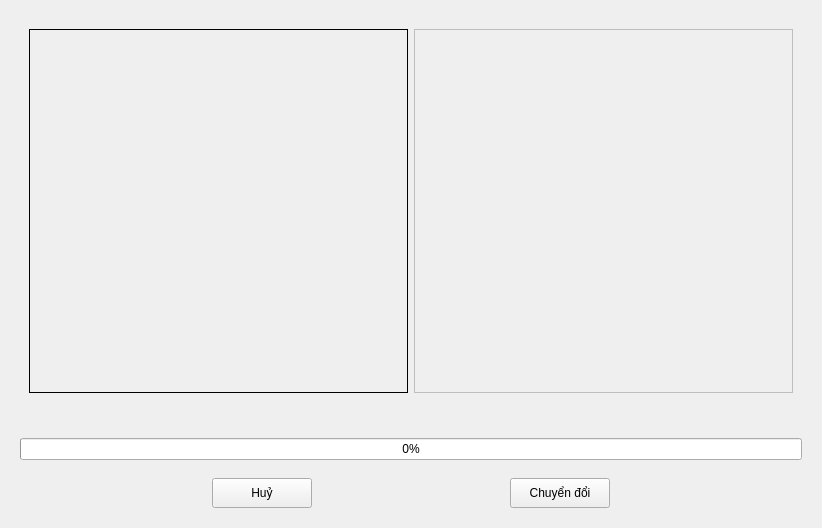
<?xml version="1.0" encoding="UTF-8"?>
<ui version="4.0">
 <class>Form</class>
 <widget class="QWidget" name="Form">
  <property name="geometry">
   <rect>
    <x>0</x>
    <y>0</y>
    <width>818</width>
    <height>524</height>
   </rect>
  </property>
  <property name="windowTitle">
   <string>PDF Converter</string>
  </property>
  <layout class="QGridLayout" name="gridLayout_2">
   <item row="0" column="0">
    <widget class="QFrame" name="horizontalFrame">
     <property name="minimumSize">
      <size>
       <width>800</width>
       <height>400</height>
      </size>
     </property>
     <layout class="QHBoxLayout" name="horizontalLayout_14">
      <item>
       <widget class="QFrame" name="frame_2">
        <property name="frameShape">
         <enum>QFrame::NoFrame</enum>
        </property>
        <layout class="QHBoxLayout" name="horizontalLayout_18">
         <item>
          <widget class="QLabel" name="imageContainer_2">
           <property name="sizePolicy">
            <sizepolicy hsizetype="Expanding" vsizetype="Expanding">
             <horstretch>0</horstretch>
             <verstretch>0</verstretch>
            </sizepolicy>
           </property>
           <property name="frameShape">
            <enum>QFrame::Box</enum>
           </property>
           <property name="text">
            <string/>
           </property>
           <property name="alignment">
            <set>Qt::AlignCenter</set>
           </property>
           <property name="indent">
            <number>0</number>
           </property>
          </widget>
         </item>
         <item>
          <layout class="QGridLayout" name="gridLayout_7">
           <item row="0" column="2">
            <widget class="QTextEdit" name="textPreview_2">
             <property name="enabled">
              <bool>false</bool>
             </property>
             <property name="font">
              <font>
               <family>Times New Roman</family>
               <pointsize>16</pointsize>
              </font>
             </property>
             <property name="frameShape">
              <enum>QFrame::Box</enum>
             </property>
             <property name="frameShadow">
              <enum>QFrame::Plain</enum>
             </property>
            </widget>
           </item>
          </layout>
         </item>
        </layout>
       </widget>
      </item>
     </layout>
    </widget>
   </item>
   <item row="2" column="0">
    <widget class="QFrame" name="verticalFrame">
     <property name="minimumSize">
      <size>
       <width>0</width>
       <height>100</height>
      </size>
     </property>
     <property name="maximumSize">
      <size>
       <width>16777215</width>
       <height>150</height>
      </size>
     </property>
     <layout class="QVBoxLayout" name="verticalLayout_9">
      <item>
       <spacer name="verticalSpacer_3">
        <property name="orientation">
         <enum>Qt::Vertical</enum>
        </property>
        <property name="sizeHint" stdset="0">
         <size>
          <width>20</width>
          <height>40</height>
         </size>
        </property>
       </spacer>
      </item>
      <item>
       <widget class="QProgressBar" name="processBar_2">
        <property name="value">
         <number>0</number>
        </property>
       </widget>
      </item>
      <item>
       <spacer name="verticalSpacer_4">
        <property name="orientation">
         <enum>Qt::Vertical</enum>
        </property>
        <property name="sizeHint" stdset="0">
         <size>
          <width>20</width>
          <height>40</height>
         </size>
        </property>
       </spacer>
      </item>
      <item>
       <layout class="QHBoxLayout" name="horizontalLayout_21">
        <item>
         <spacer name="horizontalSpacer_28">
          <property name="orientation">
           <enum>Qt::Horizontal</enum>
          </property>
          <property name="sizeHint" stdset="0">
           <size>
            <width>40</width>
            <height>20</height>
           </size>
          </property>
         </spacer>
        </item>
        <item>
         <widget class="QPushButton" name="cancel_2">
          <property name="minimumSize">
           <size>
            <width>100</width>
            <height>30</height>
           </size>
          </property>
          <property name="text">
           <string>Huỷ</string>
          </property>
         </widget>
        </item>
        <item>
         <spacer name="horizontalSpacer_29">
          <property name="orientation">
           <enum>Qt::Horizontal</enum>
          </property>
          <property name="sizeHint" stdset="0">
           <size>
            <width>40</width>
            <height>20</height>
           </size>
          </property>
         </spacer>
        </item>
        <item>
         <widget class="QPushButton" name="covert_2">
          <property name="minimumSize">
           <size>
            <width>100</width>
            <height>30</height>
           </size>
          </property>
          <property name="text">
           <string>Chuyển đổi</string>
          </property>
         </widget>
        </item>
        <item>
         <spacer name="horizontalSpacer_30">
          <property name="orientation">
           <enum>Qt::Horizontal</enum>
          </property>
          <property name="sizeHint" stdset="0">
           <size>
            <width>40</width>
            <height>20</height>
           </size>
          </property>
         </spacer>
        </item>
       </layout>
      </item>
     </layout>
    </widget>
   </item>
  </layout>
 </widget>
 <resources/>
 <connections/>
</ui>
